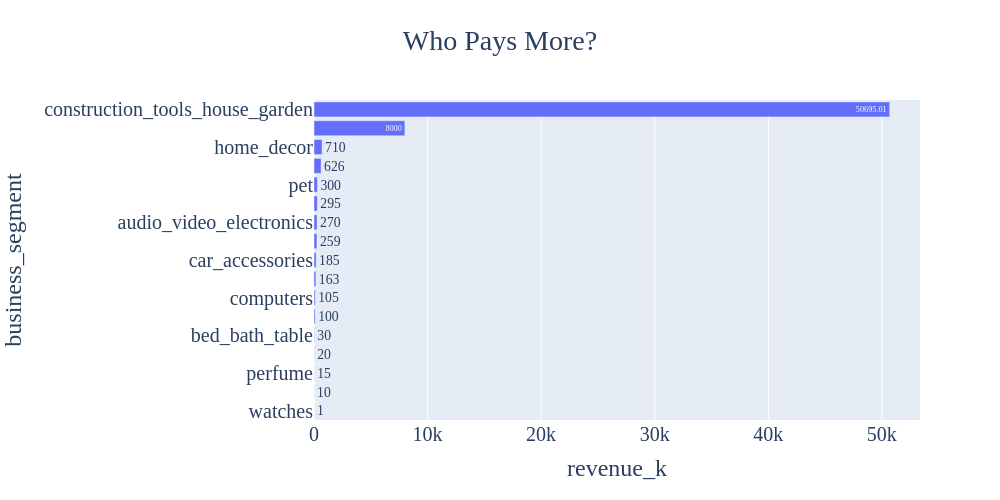

Notebook code cell kept with this figure:
### Code cell
px.bar(
    df,
    x='revenue_k',
    y='business_segment',
    orientation='h',
    title='Who Pays More?',
    height=500,
    width=1000,
    text='revenue_k'
).update_layout(
    title_x=0.5,
    font=dict(family='Moon Heavy', size=20)
)

### Figure 1 — Plotly figure (JSON) as saved in the notebook; plotly's stock layout.template omitted (floating-point values rounded to 4 significant figures)
{"data": [{"hovertemplate": "revenue_k=%{text}<br>business_segment=%{y}<extra></extra>", "legendgroup": "", "marker": {"color": "#636efa", "pattern": {"shape": ""}}, "name": "", "orientation": "h", "showlegend": false, "text": [1.0, 10.0, 15.0, 20.0, 30.0, 100.0, 105.0, 163.0, 185.0, 259.0, 270.0, 295.0, 300.0, 626.0, 710.0, 8000.0, 50700.0], "textposition": "auto", "type": "bar", "x": [1.0, 10.0, 15.0, 20.0, 30.0, 100.0, 105.0, 163.0, 185.0, 259.0, 270.0, 295.0, 300.0, 626.0, 710.0, 8000.0, 50700.0], "xaxis": "x", "y": ["watches", "food_drink", "perfume", "party", "bed_bath_table", "stationery", "computers", "household_utilities", "car_accessories", "toys", "audio_video_electronics", "health_beauty", "pet", "other", "home_decor", "phone_mobile", "construction_tools_house_garden"], "yaxis": "y"}], "layout": {"barmode": "relative", "font": {"family": "Moon Heavy", "size": 20}, "height": 500, "legend": {"tracegroupgap": 0}, "title": {"text": "Who Pays More?", "x": 0.5}, "width": 1000, "xaxis": {"anchor": "y", "domain": [0, 1], "title": {"text": "revenue_k"}}, "yaxis": {"anchor": "x", "domain": [0, 1], "title": {"text": "business_segment"}}}}
